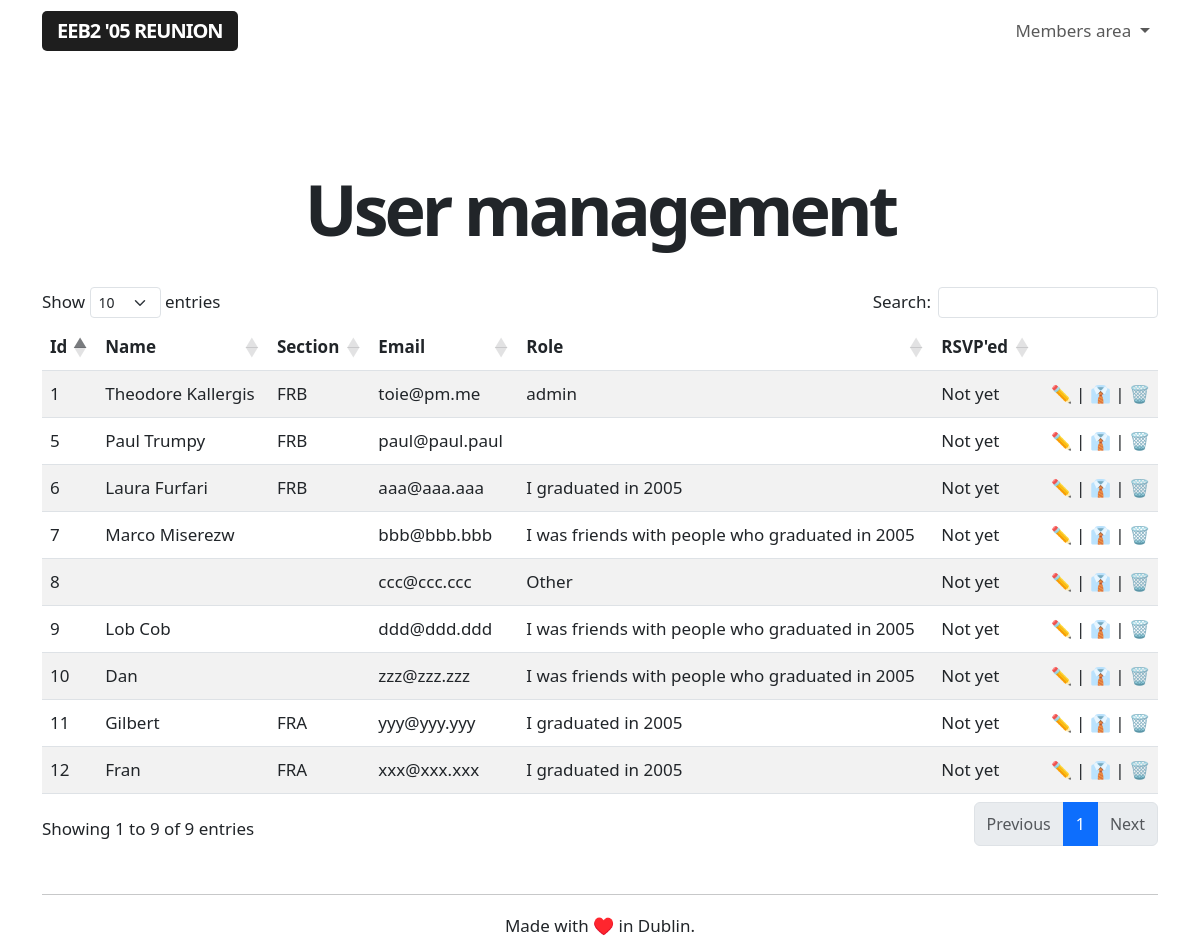
Before: /admin/users (signed in) with the older database file.
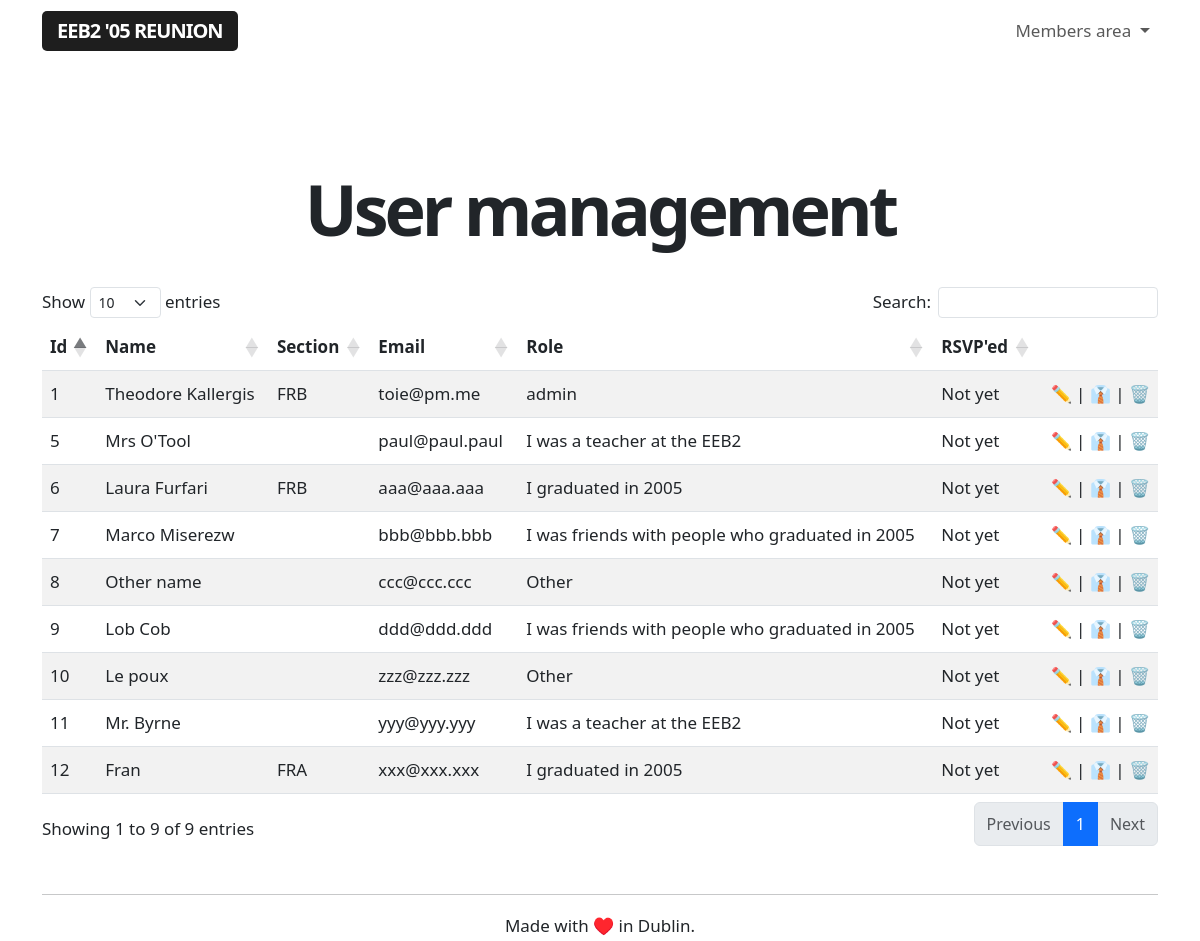
After: the same page with the newer database file.
### app/models.py (models this page shows, shortened)
class User(UserMixin, db.Model):
    id = db.Column(db.Integer, primary_key=True)
    username = db.Column(db.String(64), index=True, unique=True)
    name = db.Column(db.String(64), index=True, unique=False)
    section = db.Column(db.String(64), index=True, unique=False)
    email = db.Column(db.String(120), index=True, unique=True)
    password_hash = db.Column(db.String(128))
    role = db.Column(db.String(64), index=True, unique=False)
    rsvp = db.Column(db.String(64), index=True, unique=False)
    facebook = db.Column(db.String(64), index=True, unique=False)
    twitter = db.Column(db.String(64), index=True, unique=False)
    instagram = db.Column(db.String(64), index=True, unique=False)
    linkedin = db.Column(db.String(64), index=True, unique=False)
    snapchat = db.Column(db.String(64), index=True, unique=False)
    reddit = db.Column(db.String(64), index=True, unique=False)
    mastodon = db.Column(db.String(64), index=True, unique=False)
    tiktok = db.Column(db.String(64), index=True, unique=False)

### app/routes.py (the view)
@app.route('/admin/users', methods=['GET'])
@login_required
def adminusermanagement():
    if current_user.role == 'admin':
        users = User.query.order_by(User.id.asc())
    else:
        flash('This is a restricted area.')
        return redirect(url_for('index'))
    return render_template("user_management.html", title='User management',
        users=users)

### app/models.py (called while the page is built)
@login.user_loader
def load_user(id):
    return User.query.get(int(id))

### app/templates/user_management.html (shortened to what this page needs)
{% extends "base.html" %}
{% block content %}
<div class="title">
    <h1>User management</h1>
</div>
<br>
<br>
<table id="usermanagementtable" class="table table-striped">
  <thead>
    <tr>
        <th>Id</th>
        <th>Name</th>
        <th>Section</th>
        <th>Email</th>
        <th>Role</th>
        <th>RSVP'ed</th>
        <th></th>
    </tr>
  </thead>
  <tbody>
    {% for user in users %}
        {% include '_users.html' %}
    {% endfor %}
  </tbody>
</table>
{% endblock %}

### app/templates/_users.html
<tr>
    <td>{{ user.id }}</td>
    <td>{{ user.name }}</td>
    <td>{{ user.section }}</td>
    <td>{{ user.email }}</td>
    <td>{{ user.role }}</td>
    <td>{{ user.rsvp }}</td>
        <td class="aligniconsright"><a class="nolinkdecoration" href="{{ url_for('user', userid = user.id) }}">✏️</a> | <a class="nolinkdecoration" href="{{ url_for('toggleadmin', userid = user.id) }}">👔</a> | <a class="nolinkdecoration" href="{{ url_for('delete_user', userid=user.id) }}">🗑️</a></td>
</tr>

Changed rows visible on the page:
changed User "paul@paul.paul": name "Paul Trumpy" → "Mrs O'Tool"; role (not shown) → "I was a teacher at the EEB2"; section "FRB" → (not shown)
changed User "ccc@ccc.ccc": name (not shown) → "Other name"
changed User "zzz@zzz.zzz": name "Dan" → "Le poux"; role "I was friends with people who graduated in 2005" → "Other"
changed User "yyy@yyy.yyy": name "Gilbert" → "Mr. Byrne"; role "I graduated in 2005" → "I was a teacher at the EEB2"; section "FRA" → (not shown)
